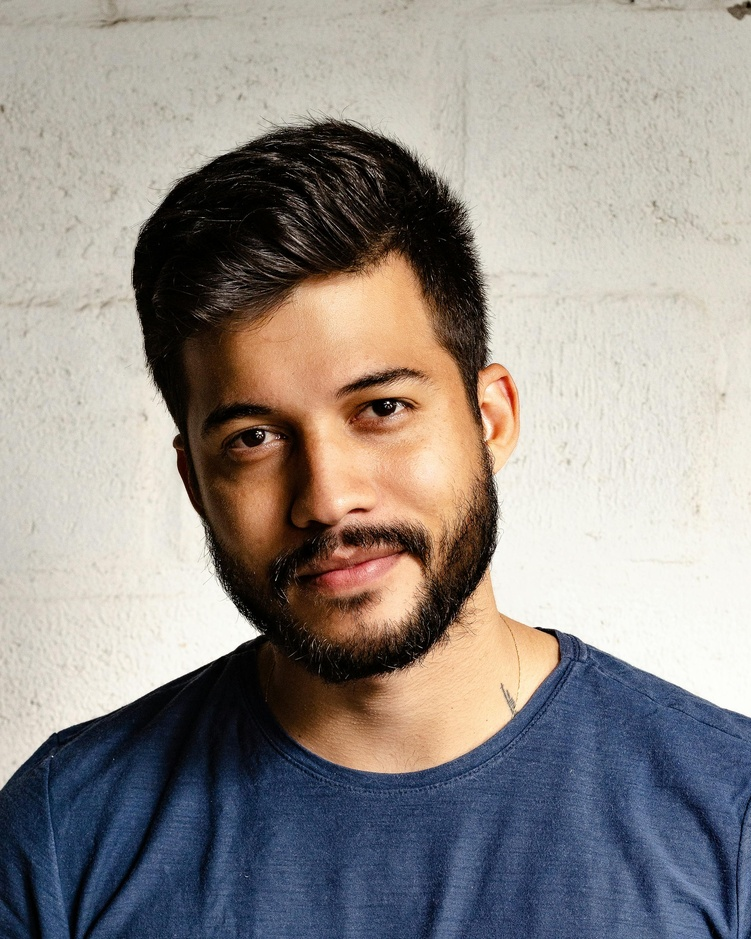
#> input picture img.jpg, 751 x 939 px, shrunk from 2400 x 3000 before the run
$ jupyter execute 'Python Project.ipynb'
#> lines starting #> are read from the running program, lines starting #| are printed output that depends on the picture; after the words box and inside, x2 and y2 are one past the last pixel; in counts of white or black regions, pixels touching at a corner belong together
[cell 1]
import cv2
import numpy as np
import matplotlib.pyplot as plt

[cell 2]
def read_file(filename):
#> called with filename = 'img.jpg'
    img=cv2.imread(filename)
#> img is the input picture: shape (939, 751, 3); mean B, G, R 138.1, 142.4, 148.4
    img= cv2.cvtColor(img,cv2.COLOR_BGR2RGB)
    plt.imshow(img)
    plt.show()
    return img

[cell 3]
filename="img.jpg"
img=read_file(filename)

Create Edge Mask

[cell 4]
import cv2

def edge_mask(img, line_size, blur_value):
    # Convert to grayscale
#> called with line_size = 7, blur_value = 7
    gray = cv2.cvtColor(img, cv2.COLOR_RGB2GRAY)
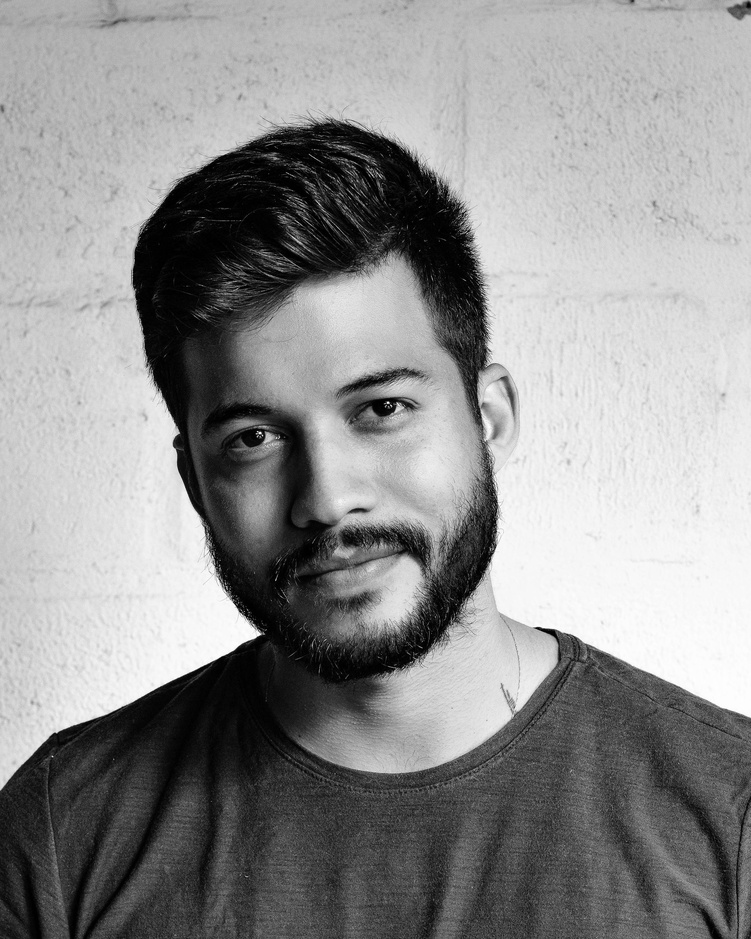
#> gray: shape (939, 751); min 0, max 255, mean 143.7

    # Apply median blur
    gray_blur = cv2.medianBlur(gray, blur_value)

    # Detect edges using adaptive thresholding
    edges = cv2.adaptiveThreshold(
        gray_blur,
        255,
        cv2.ADAPTIVE_THRESH_MEAN_C,
        cv2.THRESH_BINARY,
        line_size,
        blur_value
    )
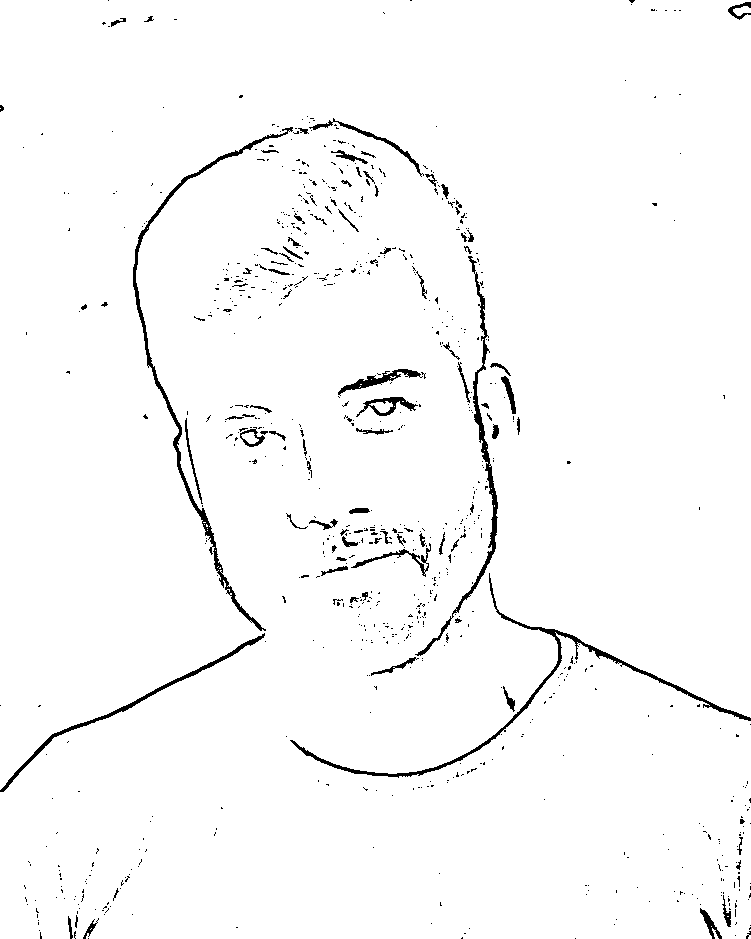
#> edges: shape (939, 751); 97.7% white; 813 black regions (724 under 20 px), largest, box (x1, y1, x2, y2) and area: (133, 127, 293, 631) 2411, (290, 573, 751, 778) 2310, (415, 256, 498, 656) 1767

    return edges

[cell 5]
line_size,blur_value=7,7
edges=edge_mask(img,line_size,blur_value)
plt.imshow(edges,cmap="binary")
plt.show()

Reduce the Color Palette

[cell 6]
def color_quantization(img ,k):
    #Transform the image
#> called with k = 3
    data=np.float32(img).reshape((-1,3))
    #Determine Criteria
    criteria=(cv2.TERM_CRITERIA_EPS+cv2.TERM_CRITERIA_MAX_ITER,20,0.001)
    #Implementing K-Means
    rat,label,center=cv2.kmeans(data,k,None,criteria,10,cv2.KMEANS_RANDOM_CENTERS)
#> rat = 1.56e+09; center = [[25.73, 20.66, 20.82], [216.6, 205.8, 190.1], [74.61, 80.64, 101.8]]
    center=np.uint(center)
#> center = [[25, 20, 20], [216, 205, 190], [74, 80, 101]]
    result=center[label.flatten()]
    result=result.reshape(img.shape)
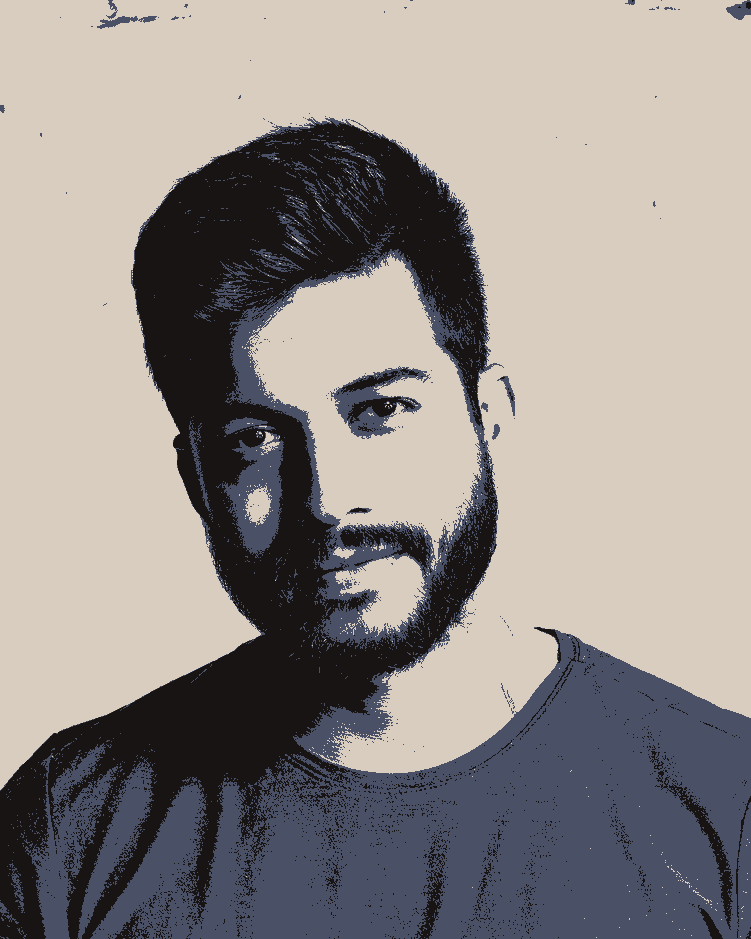
#> result: shape (939, 751, 3) uint64; mean R, G, B 147.8, 141.7, 137.7
    return result

[cell 7]
img=color_quantization(img,k=3)
plt.imshow(img)
plt.show()

[cell 8]
# Convert to uint8
img_uint8 = cv2.convertScaleAbs(img)

# Apply bilateral filter on the converted image
blurred = cv2.bilateralFilter(img_uint8, d=5, sigmaColor=200, sigmaSpace=200)

# Show result
plt.imshow(cv2.cvtColor(blurred, cv2.COLOR_BGR2RGB))
plt.show()
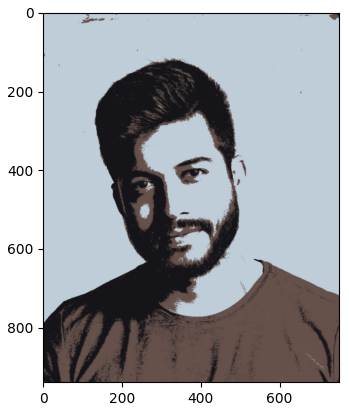
#> figure drawn by matplotlib, 1 panel; B, G, R data is drawn as R, G, B

Combine Edge Msk with the quantiz img

[cell 9]
def cartoon():
    c=cv2.bitwise_and(blurred,blurred,mask=edges)
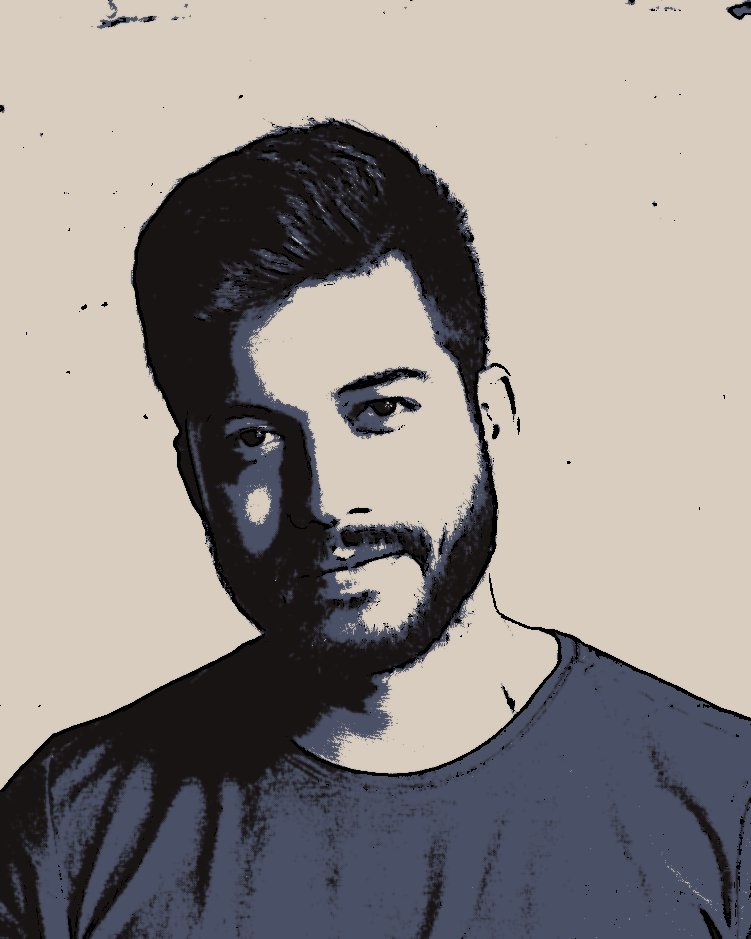
#> c: shape (939, 751, 3); mean R, G, B 146.5, 140.5, 136.3

    plt.imshow(c)
    plt.title("Quantized")
    plt.show()

[cell 10]
cartoon()
oimg=read_file("img.jpg")
